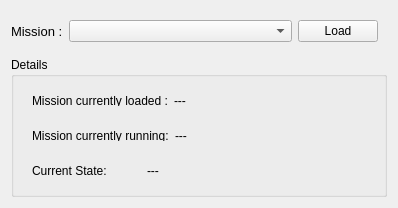
<?xml version="1.0" encoding="UTF-8"?>
<ui version="4.0">
 <class>mainWidget</class>
 <widget class="QWidget" name="mainWidget">
  <property name="geometry">
   <rect>
    <x>0</x>
    <y>0</y>
    <width>398</width>
    <height>208</height>
   </rect>
  </property>
  <property name="minimumSize">
   <size>
    <width>398</width>
    <height>208</height>
   </size>
  </property>
  <property name="acceptDrops">
   <bool>true</bool>
  </property>
  <property name="windowTitle">
   <string>Mission Loader</string>
  </property>
  <property name="autoFillBackground">
   <bool>false</bool>
  </property>
  <layout class="QVBoxLayout" name="verticalLayout">
   <item>
    <widget class="QWidget" name="widget" native="true">
     <property name="sizePolicy">
      <sizepolicy hsizetype="Preferred" vsizetype="Preferred">
       <horstretch>0</horstretch>
       <verstretch>1</verstretch>
      </sizepolicy>
     </property>
     <layout class="QHBoxLayout" name="horizontalLayout">
      <property name="leftMargin">
       <number>0</number>
      </property>
      <item>
       <widget class="QLabel" name="label">
        <property name="font">
         <font>
          <pointsize>10</pointsize>
          <weight>50</weight>
          <bold>false</bold>
          <underline>false</underline>
         </font>
        </property>
        <property name="text">
         <string>Mission :</string>
        </property>
       </widget>
      </item>
      <item>
       <widget class="QComboBox" name="mission_names">
        <property name="sizePolicy">
         <sizepolicy hsizetype="Preferred" vsizetype="Fixed">
          <horstretch>2</horstretch>
          <verstretch>0</verstretch>
         </sizepolicy>
        </property>
       </widget>
      </item>
      <item>
       <widget class="QPushButton" name="load_button">
        <property name="text">
         <string>Load</string>
        </property>
       </widget>
      </item>
     </layout>
    </widget>
   </item>
   <item>
    <widget class="QGroupBox" name="groupBox">
     <property name="title">
      <string>Details</string>
     </property>
     <layout class="QVBoxLayout" name="verticalLayout_2">
      <item>
       <widget class="QWidget" name="widget_2" native="true">
        <property name="sizePolicy">
         <sizepolicy hsizetype="Preferred" vsizetype="Preferred">
          <horstretch>0</horstretch>
          <verstretch>1</verstretch>
         </sizepolicy>
        </property>
        <layout class="QHBoxLayout" name="horizontalLayout_2">
         <item>
          <widget class="QLabel" name="label_2">
           <property name="sizePolicy">
            <sizepolicy hsizetype="Preferred" vsizetype="Preferred">
             <horstretch>1</horstretch>
             <verstretch>0</verstretch>
            </sizepolicy>
           </property>
           <property name="text">
            <string>Mission currently loaded :</string>
           </property>
          </widget>
         </item>
         <item>
          <widget class="QLabel" name="loaded_mission_name_label">
           <property name="sizePolicy">
            <sizepolicy hsizetype="Preferred" vsizetype="Preferred">
             <horstretch>2</horstretch>
             <verstretch>0</verstretch>
            </sizepolicy>
           </property>
           <property name="text">
            <string>---</string>
           </property>
           <property name="alignment">
            <set>Qt::AlignLeading|Qt::AlignLeft|Qt::AlignVCenter</set>
           </property>
          </widget>
         </item>
        </layout>
       </widget>
      </item>
      <item>
       <widget class="QWidget" name="widget_4" native="true">
        <property name="sizePolicy">
         <sizepolicy hsizetype="Preferred" vsizetype="Preferred">
          <horstretch>0</horstretch>
          <verstretch>1</verstretch>
         </sizepolicy>
        </property>
        <layout class="QHBoxLayout" name="horizontalLayout_4">
         <item>
          <widget class="QLabel" name="label_5">
           <property name="sizePolicy">
            <sizepolicy hsizetype="Preferred" vsizetype="Preferred">
             <horstretch>1</horstretch>
             <verstretch>0</verstretch>
            </sizepolicy>
           </property>
           <property name="text">
            <string>Mission currently running:</string>
           </property>
          </widget>
         </item>
         <item>
          <widget class="QLabel" name="started_mission_name_label">
           <property name="sizePolicy">
            <sizepolicy hsizetype="Preferred" vsizetype="Preferred">
             <horstretch>2</horstretch>
             <verstretch>0</verstretch>
            </sizepolicy>
           </property>
           <property name="text">
            <string>---</string>
           </property>
           <property name="alignment">
            <set>Qt::AlignLeading|Qt::AlignLeft|Qt::AlignVCenter</set>
           </property>
          </widget>
         </item>
        </layout>
       </widget>
      </item>
      <item>
       <widget class="QWidget" name="widget_3" native="true">
        <property name="sizePolicy">
         <sizepolicy hsizetype="Preferred" vsizetype="Preferred">
          <horstretch>0</horstretch>
          <verstretch>1</verstretch>
         </sizepolicy>
        </property>
        <layout class="QHBoxLayout" name="horizontalLayout_3">
         <item>
          <widget class="QLabel" name="label_4">
           <property name="sizePolicy">
            <sizepolicy hsizetype="Preferred" vsizetype="Preferred">
             <horstretch>1</horstretch>
             <verstretch>0</verstretch>
            </sizepolicy>
           </property>
           <property name="text">
            <string>Current State:</string>
           </property>
          </widget>
         </item>
         <item>
          <widget class="QLabel" name="current_state_name_label">
           <property name="sizePolicy">
            <sizepolicy hsizetype="Preferred" vsizetype="Preferred">
             <horstretch>2</horstretch>
             <verstretch>0</verstretch>
            </sizepolicy>
           </property>
           <property name="text">
            <string>---</string>
           </property>
           <property name="alignment">
            <set>Qt::AlignLeading|Qt::AlignLeft|Qt::AlignVCenter</set>
           </property>
          </widget>
         </item>
        </layout>
       </widget>
      </item>
     </layout>
    </widget>
   </item>
  </layout>
 </widget>
 <resources/>
 <connections/>
</ui>
